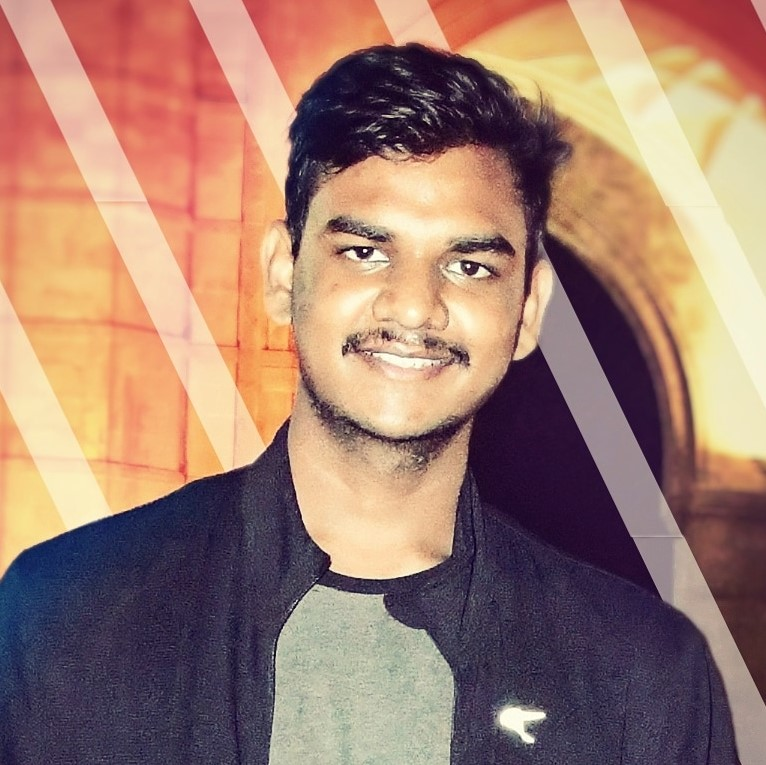
#> input picture Deepanshu/faceDetection/deeps_2.jpeg, 766 x 765 px
$ python faceD_basic.py
#> lines starting #> are read from the running program, lines starting #| are printed output that depends on the picture; after the words box and inside, x2 and y2 are one past the last pixel; in counts of white or black regions, pixels touching at a corner belong together
import sys
import cv2
import numpy as np

cascade = cv2.CascadeClassifier('haarcascade_frontalface_default.xml')

image = cv2.imread("deeps_2.jpeg")
#> image is the input picture: shape (765, 766, 3); mean B, G, R 111.6, 125.8, 160.3
gray = cv2.cvtColor(image, cv2.COLOR_BGR2GRAY)
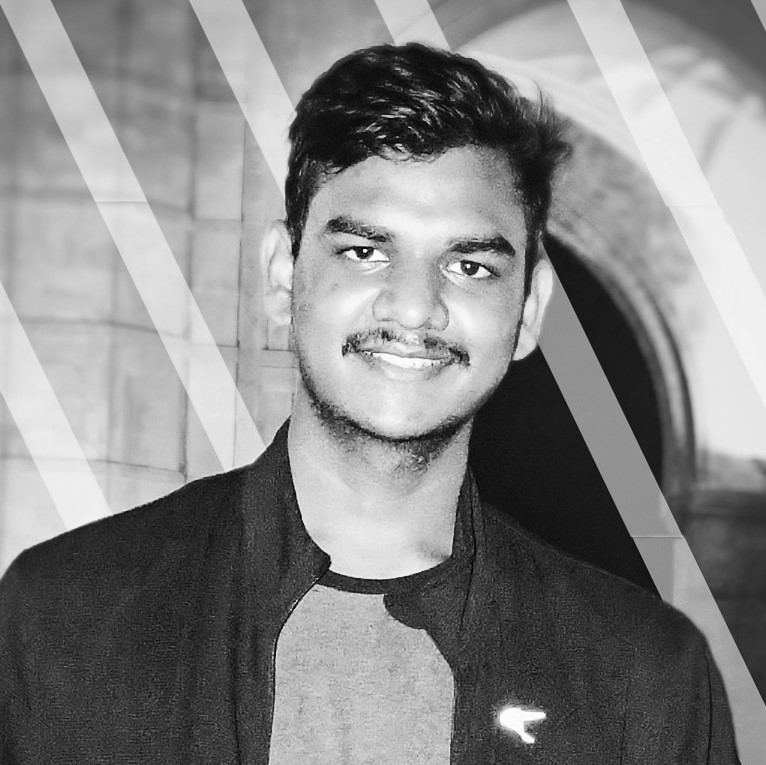
#> gray: shape (765, 766); min 1, max 254, mean 134.5
face  = cascade.detectMultiScale(gray, 1.3, 8)
#> face = [[274, 149, 283, 283]]

for (x, y, w, h) in face:
    cv2.rectangle(image, (x, y), ((x + w), (y + h)), (110, 240, 4), 5)
#> this loop made 1 pass
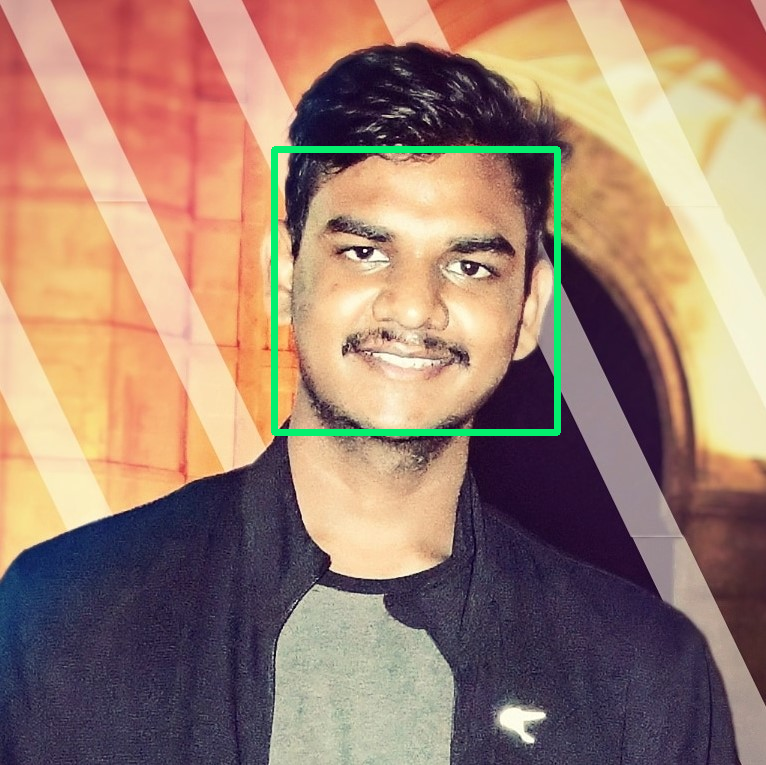
#> image: shape (765, 766, 3); 1.35% of pixels changed, all inside (x1, y1, x2, y2) = (271, 146, 561, 436)

cv2.imshow('Detected Face', image)

cv2.waitKey(0)
cv2.destroyAllWindows()

$ run again, with Deepanshu/faceDetection/deeps_1.jpeg copied over Deepanshu/faceDetection/deeps_2.jpeg
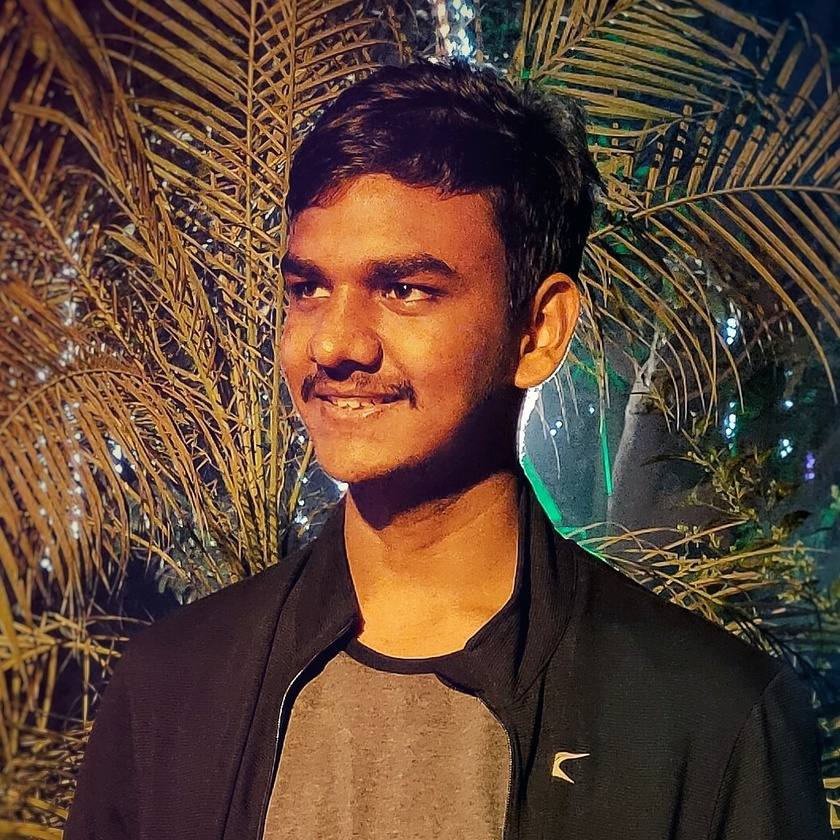
#> input picture Deepanshu/faceDetection/deeps_1.jpeg, 840 x 840 px, shrunk from 1061 x 1061 before the run
#> image is the input picture: shape (840, 840, 3); mean B, G, R 52.8, 67.8, 92.6
#> `gray = cv2.cvtColor(image, cv2.COLOR_BGR2GRAY)`:
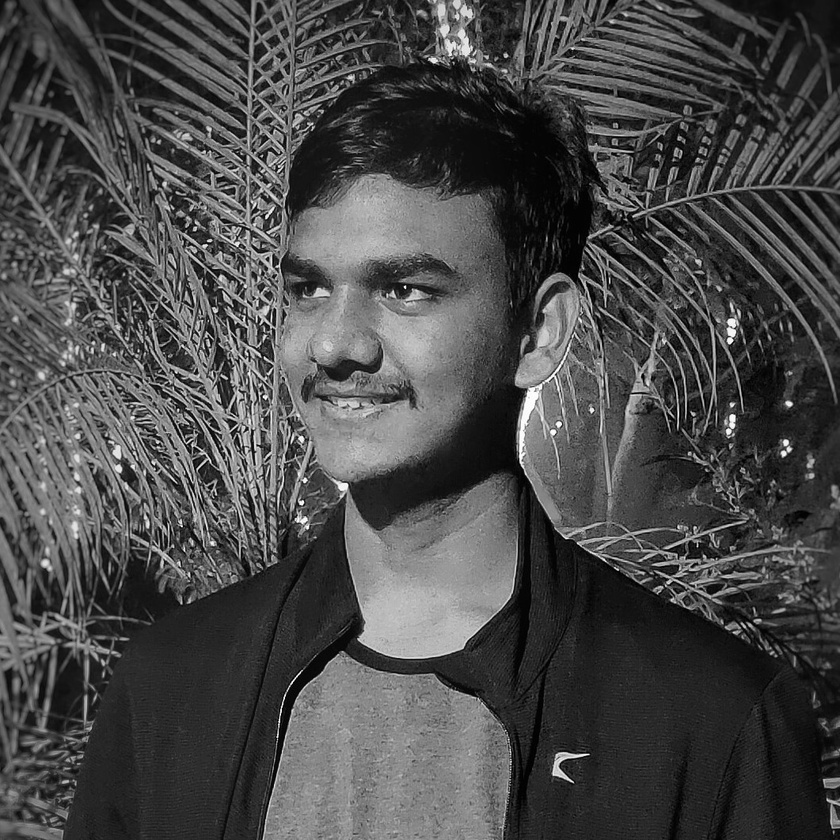
#> gray: shape (840, 840); min 0, max 255, mean 73.5
#> face = [[204, 154, 331, 331]]
#> the loop `for (x, y, w, h) in face:` made 1 pass
#> after the loop `for (x, y, w, h) in face:`:
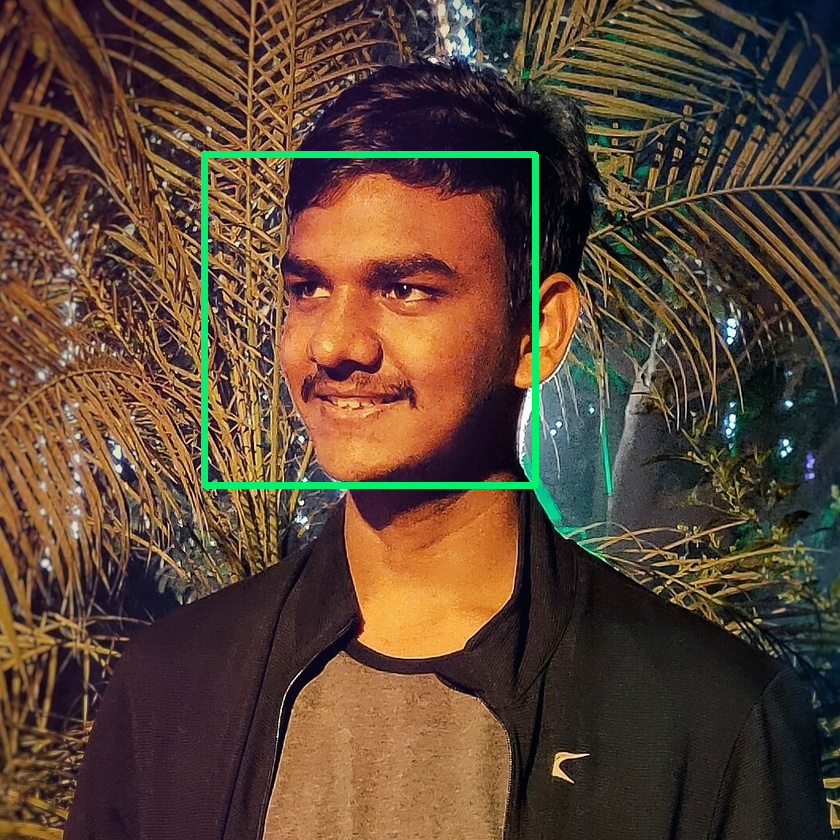
#> image: shape (840, 840, 3); 1.31% of pixels changed, all inside (x1, y1, x2, y2) = (201, 151, 539, 489)

$ run again, with Deepanshu/faceDetection/deeps_3.jpeg copied over Deepanshu/faceDetection/deeps_2.jpeg
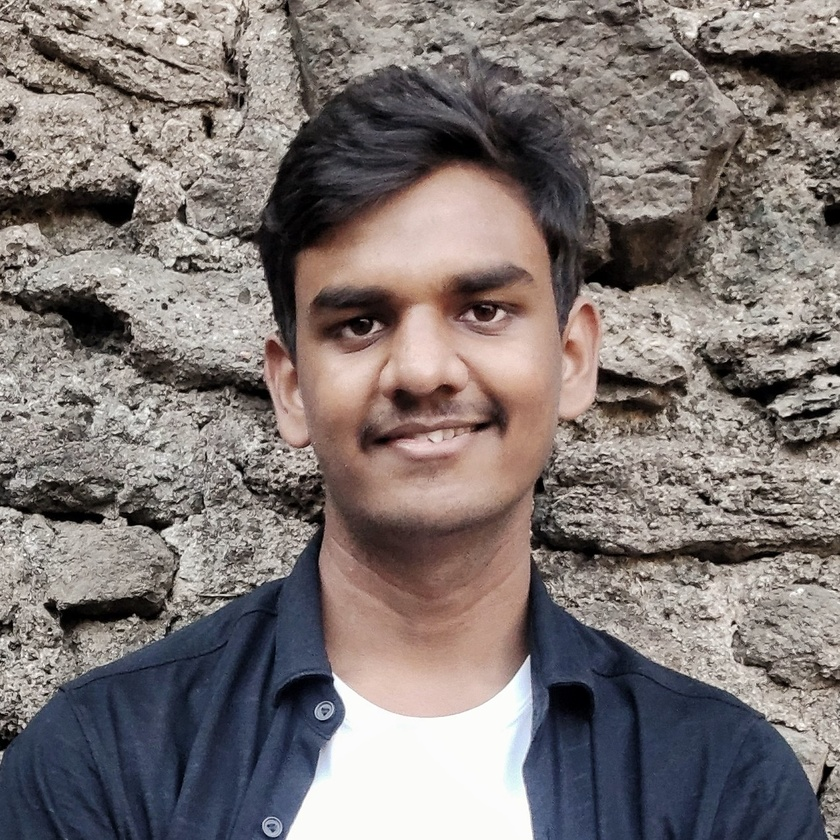
#> input picture Deepanshu/faceDetection/deeps_3.jpeg, 840 x 840 px, shrunk from 1271 x 1270 before the run
#> image is the input picture: shape (840, 840, 3); mean B, G, R 115.6, 117.8, 126.4
#> `gray = cv2.cvtColor(image, cv2.COLOR_BGR2GRAY)`:
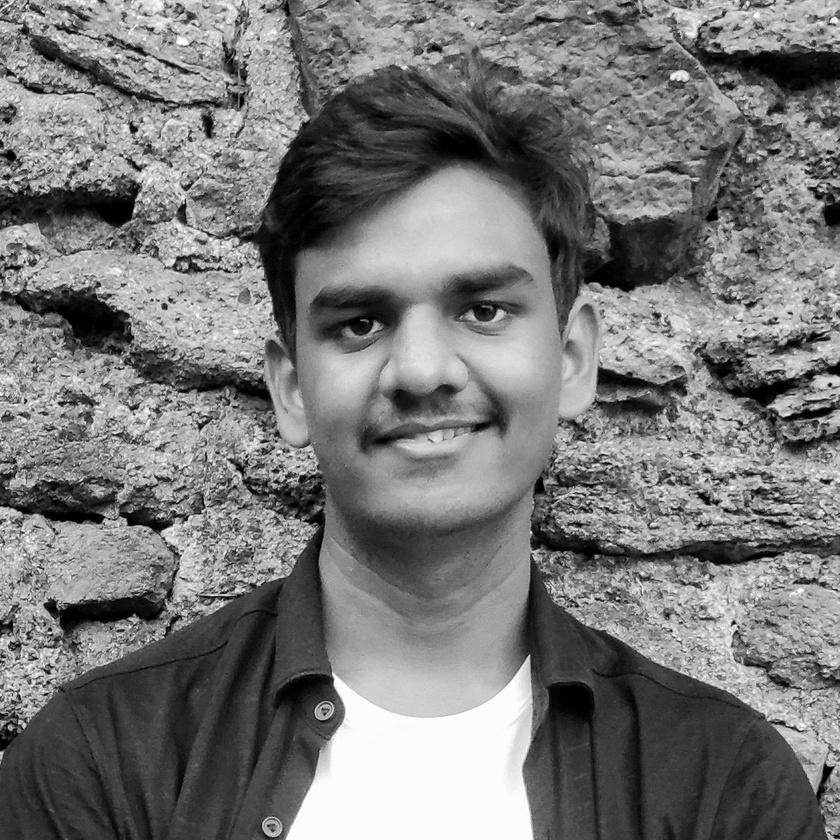
#> gray: shape (840, 840); min 0, max 255, mean 120.1
#> face = [[250, 173, 350, 350]]
#> the loop `for (x, y, w, h) in face:` made 1 pass
#> after the loop `for (x, y, w, h) in face:`:
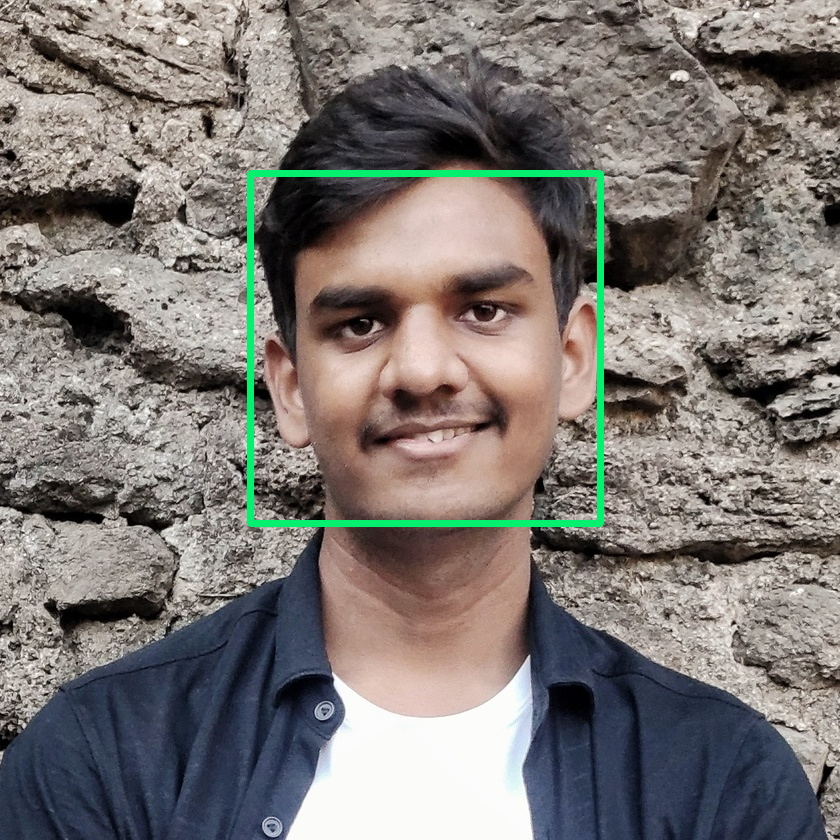
#> image: shape (840, 840, 3); 1.39% of pixels changed, all inside (x1, y1, x2, y2) = (247, 170, 604, 527)
